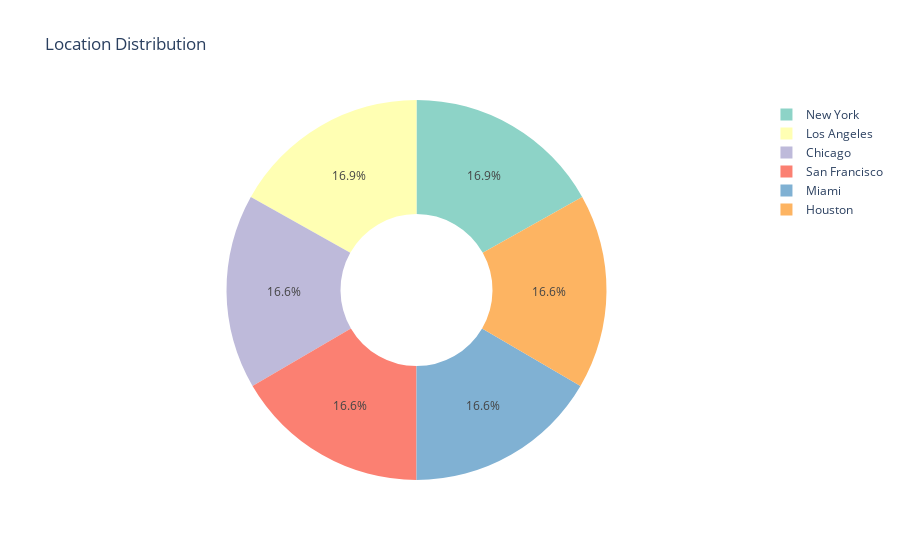

The notebook cell this image was saved under:
### Code cell
location_dist = df['City'].value_counts()

fig = pltx.pie(
    names=location_dist.index,
    values=location_dist.values,
    title="Location Distribution",
    hole=0.4,  
    color_discrete_sequence=pltx.colors.qualitative.Set3
)

fig.show()

### Figure 1 — Plotly figure (JSON) as saved in the notebook; plotly's stock layout.template omitted (floating-point values rounded to 4 significant figures)
{"data": [{"domain": {"x": [0, 1], "y": [0, 1]}, "hole": 0.4, "hovertemplate": "label=%{label}<br>value=%{value}<extra></extra>", "labels": ["New York", "Los Angeles", "Chicago", "San Francisco", "Miami", "Houston"], "legendgroup": "", "name": "", "showlegend": true, "type": "pie", "values": [59, 59, 58, 58, 58, 58]}], "layout": {"legend": {"tracegroupgap": 0}, "piecolorway": ["rgb(141,211,199)", "rgb(255,255,179)", "rgb(190,186,218)", "rgb(251,128,114)", "rgb(128,177,211)", "rgb(253,180,98)", "rgb(179,222,105)", "rgb(252,205,229)", "rgb(217,217,217)", "rgb(188,128,189)", "rgb(204,235,197)", "rgb(255,237,111)"], "title": {"text": "Location Distribution"}}}
